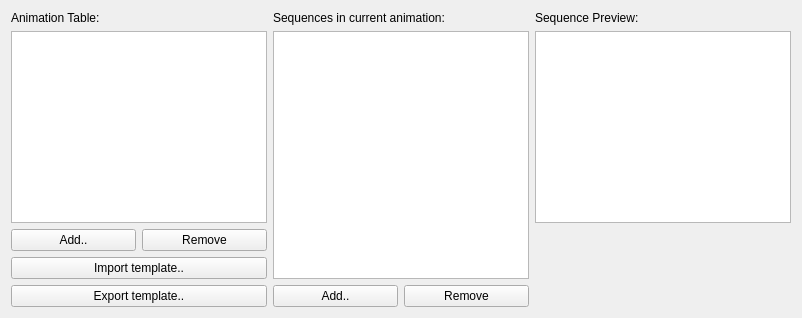
       <widget class="QWidget" name="tabanims">
        <attribute name="title">
         <string>Animation Table</string>
        </attribute>
        <layout class="QHBoxLayout" name="horizontalLayout_12">
         <item>
          <layout class="QHBoxLayout" name="horizontalLayout_10">
           <item>
            <layout class="QVBoxLayout" name="verticalLayout_5">
             <item>
              <widget class="QLabel" name="label_11">
               <property name="text">
                <string>Animation Table:</string>
               </property>
              </widget>
             </item>
             <item>
              <widget class="QTableView" name="tvAnimTbl"/>
             </item>
             <item>
              <layout class="QHBoxLayout" name="horizontalLayout_8">
               <item>
                <widget class="QPushButton" name="btnAnimTblAddAnim">
                 <property name="toolTip">
                  <string>&lt;html&gt;&lt;head/&gt;&lt;body&gt;&lt;p&gt;Add an animation entry to the table.&lt;/p&gt;&lt;/body&gt;&lt;/html&gt;</string>
                 </property>
                 <property name="text">
                  <string>Add..</string>
                 </property>
                 <property name="icon">
                  <iconset resource="appres.qrc">
                   <normaloff>:/resources/fugue-icons-3.5.6/icons/plus.png</normaloff>:/resources/fugue-icons-3.5.6/icons/plus.png</iconset>
                 </property>
                </widget>
               </item>
               <item>
                <widget class="QPushButton" name="btnAnimTblRemAnim">
                 <property name="toolTip">
                  <string>&lt;html&gt;&lt;head/&gt;&lt;body&gt;&lt;p&gt;Remove the selected animation entry from the table.&lt;/p&gt;&lt;/body&gt;&lt;/html&gt;</string>
                 </property>
                 <property name="text">
                  <string>Remove</string>
                 </property>
                 <property name="icon">
                  <iconset resource="appres.qrc">
                   <normaloff>:/resources/fugue-icons-3.5.6/icons/minus.png</normaloff>:/resources/fugue-icons-3.5.6/icons/minus.png</iconset>
                 </property>
                </widget>
               </item>
              </layout>
             </item>
             <item>
              <widget class="QPushButton" name="btnAnimTblImportTemplate">
               <property name="toolTip">
                <string>&lt;html&gt;&lt;head/&gt;&lt;body&gt;&lt;p&gt;Imports a template animation table to fill out for common animated sprite animation layouts!&lt;/p&gt;&lt;/body&gt;&lt;/html&gt;</string>
               </property>
               <property name="text">
                <string>Import template..</string>
               </property>
              </widget>
             </item>
             <item>
              <widget class="QPushButton" name="btnAnimTblExportTemplate">
               <property name="toolTip">
                <string>&lt;html&gt;&lt;head/&gt;&lt;body&gt;&lt;p&gt;Export the animation table as a new template file!&lt;/p&gt;&lt;/body&gt;&lt;/html&gt;</string>
               </property>
               <property name="text">
                <string>Export template..</string>
               </property>
              </widget>
             </item>
            </layout>
           </item>
           <item>
            <layout class="QVBoxLayout" name="verticalLayout_3">
             <item>
              <widget class="QLabel" name="label_9">
               <property name="text">
                <string>Sequences in current animation:</string>
               </property>
              </widget>
             </item>
             <item>
              <widget class="QTableView" name="tvAnimTblAnimSeqs"/>
             </item>
             <item>
              <layout class="QHBoxLayout" name="horizontalLayout_9">
               <item>
                <widget class="QPushButton" name="btnAnimTblAddSeq">
                 <property name="toolTip">
                  <string>&lt;html&gt;&lt;head/&gt;&lt;body&gt;&lt;p&gt;Add an animation sequence to the list of sequence for this animation.&lt;/p&gt;&lt;/body&gt;&lt;/html&gt;</string>
                 </property>
                 <property name="text">
                  <string>Add..</string>
                 </property>
                 <property name="icon">
                  <iconset resource="appres.qrc">
                   <normaloff>:/resources/fugue-icons-3.5.6/icons/plus.png</normaloff>:/resources/fugue-icons-3.5.6/icons/plus.png</iconset>
                 </property>
                </widget>
               </item>
               <item>
                <widget class="QPushButton" name="btnAnimTblRemSeq">
                 <property name="toolTip">
                  <string>&lt;html&gt;&lt;head/&gt;&lt;body&gt;&lt;p&gt;Removes the selected animation sequence from the list of sequence for this animation.&lt;/p&gt;&lt;/body&gt;&lt;/html&gt;</string>
                 </property>
                 <property name="text">
                  <string>Remove</string>
                 </property>
                 <property name="icon">
                  <iconset resource="appres.qrc">
                   <normaloff>:/resources/fugue-icons-3.5.6/icons/minus.png</normaloff>:/resources/fugue-icons-3.5.6/icons/minus.png</iconset>
                 </property>
                </widget>
               </item>
              </layout>
             </item>
            </layout>
           </item>
           <item>
            <layout class="QVBoxLayout" name="verticalLayout_4">
             <item>
              <widget class="QLabel" name="label_10">
               <property name="text">
                <string>Sequence Preview:</string>
               </property>
              </widget>
             </item>
             <item>
              <widget class="QGraphicsView" name="gvAnimTablePreview"/>
             </item>
             <item>
              <spacer name="verticalSpacer">
               <property name="orientation">
                <enum>Qt::Vertical</enum>
               </property>
               <property name="sizeHint" stdset="0">
                <size>
                 <width>20</width>
                 <height>40</height>
                </size>
               </property>
              </spacer>
             </item>
            </layout>
           </item>
          </layout>
         </item>
        </layout>
       </widget>
